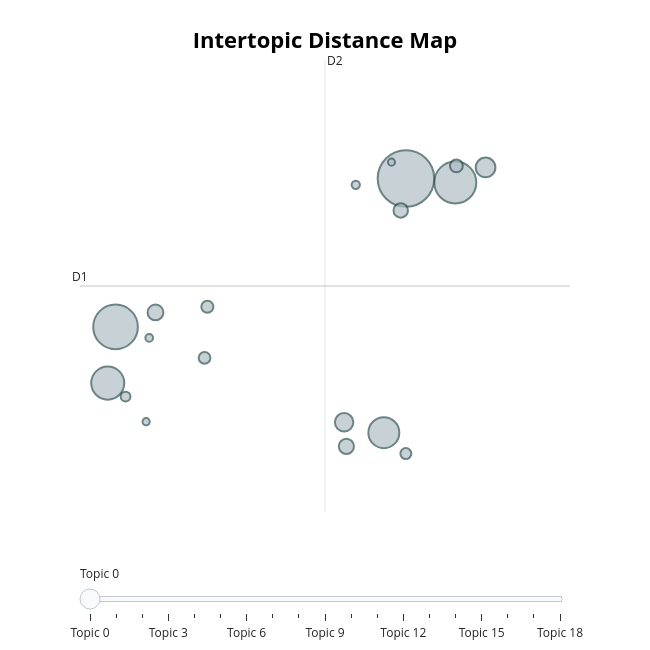

The cell this chart's notebook holds for it:
### Code cell
topic_model.visualize_topics()

### Figure 1 — Plotly figure (JSON) as saved in the notebook; plotly's stock layout.template omitted (floating-point values rounded to 4 significant figures)
{"data": [{"customdata": [[0, "جدا | ممتاز | جميل | رائع | جيد", 2814], [1, "مكان | place | جميل | park | حديقة", 1749], [2, "الله | mosque | god | المكان | الرياض", 1547], [3, "فندق | الفندق | hotel | الغرف | جدا", 961], [4, "restaurant | food | delicious | best | good", 843], [5, "مغلق | سيء | جدا | سيئة | سيئ", 340], [6, "mall | market | سوق | shopping | one", 299], [7, "family | place | good | للعائلات | للأطفال", 221], [8, "الاسعار | مبالغ | اسعار | السعر | جدا", 200], [9, "هادئ | quiet | مكان | هدوء | وجميل", 145], [10, "fish | price | السمك | market | fresh", 105], [11, "يحتاج | تحتاج | الى | اكثر | تطوير", 184], [12, "دورات | المياه | toilet | الحمامات | مياه", 120], [13, "car | parking | get | need | مواقف", 127], [14, "cinema | movie | hall | experience | sound", 84], [15, "نجوم | يستاهل | star | شي | بطل", 44], [16, "الليل | time | evening | الاضاءة | night", 45], [17, "الطائرة | طائرة | خلابه | حطام | plane", 52], [18, "معلم | بأس | يستحق | سياحي | احب", 60]], "hovertemplate": "<b>Topic %{customdata[0]}</b><br>%{customdata[1]}<br>Size: %{customdata[2]}", "legendgroup": "", "marker": {"color": "#B0BEC5", "line": {"color": "DarkSlateGrey", "width": 2}, "size": [2814, 1749, 1547, 961, 843, 340, 299, 221, 200, 145, 105, 184, 120, 127, 84, 44, 45, 52, 60], "sizemode": "area", "sizeref": 1.759, "symbol": "circle"}, "mode": "markers", "name": "", "orientation": "v", "showlegend": false, "type": "scatter", "x": [6.623, 2.643, 7.299, 2.536, 6.32, 7.714, 5.775, 3.19, 5.807, 7.314, 6.621, 6.551, 3.863, 3.901, 2.78, 6.424, 3.062, 3.104, 5.935], "xaxis": "x", "y": [9.965, 7.741, 9.906, 6.898, 6.154, 10.13, 6.31, 7.957, 5.949, 10.16, 5.841, 9.487, 7.276, 8.042, 6.697, 10.21, 6.319, 7.575, 9.87], "yaxis": "y"}], "layout": {"annotations": [{"showarrow": false, "text": "D1", "x": 2.156, "y": 8.354, "yshift": 10}, {"showarrow": false, "text": "D2", "x": 5.513, "xshift": 10, "y": 11.74}], "height": 650, "hoverlabel": {"bgcolor": "white", "font": {"family": "Rockwell", "size": 16}}, "legend": {"itemsizing": "constant", "tracegroupgap": 0}, "margin": {"t": 60}, "shapes": [{"line": {"color": "#CFD8DC", "width": 2}, "type": "line", "x0": 5.513, "x1": 5.513, "y0": 4.965, "y1": 11.74}, {"line": {"color": "#9E9E9E", "width": 2}, "type": "line", "x0": 2.156, "x1": 8.871, "y0": 8.354, "y1": 8.354}], "sliders": [{"active": 0, "pad": {"t": 50}, "steps": [{"args": [{"marker.color": [["red", "#B0BEC5", "#B0BEC5", "#B0BEC5", "#B0BEC5", "#B0BEC5", "#B0BEC5", "#B0BEC5", "#B0BEC5", "#B0BEC5", "#B0BEC5", "#B0BEC5", "#B0BEC5", "#B0BEC5", "#B0BEC5", "#B0BEC5", "#B0BEC5", "#B0BEC5", "#B0BEC5"]]}], "label": "Topic 0", "method": "update"}, {"args": [{"marker.color": [["#B0BEC5", "red", "#B0BEC5", "#B0BEC5", "#B0BEC5", "#B0BEC5", "#B0BEC5", "#B0BEC5", "#B0BEC5", "#B0BEC5", "#B0BEC5", "#B0BEC5", "#B0BEC5", "#B0BEC5", "#B0BEC5", "#B0BEC5", "#B0BEC5", "#B0BEC5", "#B0BEC5"]]}], "label": "Topic 1", "method": "update"}, {"args": [{"marker.color": [["#B0BEC5", "#B0BEC5", "red", "#B0BEC5", "#B0BEC5", "#B0BEC5", "#B0BEC5", "#B0BEC5", "#B0BEC5", "#B0BEC5", "#B0BEC5", "#B0BEC5", "#B0BEC5", "#B0BEC5", "#B0BEC5", "#B0BEC5", "#B0BEC5", "#B0BEC5", "#B0BEC5"]]}], "label": "Topic 2", "method": "update"}, {"args": [{"marker.color": [["#B0BEC5", "#B0BEC5", "#B0BEC5", "red", "#B0BEC5", "#B0BEC5", "#B0BEC5", "#B0BEC5", "#B0BEC5", "#B0BEC5", "#B0BEC5", "#B0BEC5", "#B0BEC5", "#B0BEC5", "#B0BEC5", "#B0BEC5", "#B0BEC5", "#B0BEC5", "#B0BEC5"]]}], "label": "Topic 3", "method": "update"}, {"args": [{"marker.color": [["#B0BEC5", "#B0BEC5", "#B0BEC5", "#B0BEC5", "red", "#B0BEC5", "#B0BEC5", "#B0BEC5", "#B0BEC5", "#B0BEC5", "#B0BEC5", "#B0BEC5", "#B0BEC5", "#B0BEC5", "#B0BEC5", "#B0BEC5", "#B0BEC5", "#B0BEC5", "#B0BEC5"]]}], "label": "Topic 4", "method": "update"}, {"args": [{"marker.color": [["#B0BEC5", "#B0BEC5", "#B0BEC5", "#B0BEC5", "#B0BEC5", "red", "#B0BEC5", "#B0BEC5", "#B0BEC5", "#B0BEC5", "#B0BEC5", "#B0BEC5", "#B0BEC5", "#B0BEC5", "#B0BEC5", "#B0BEC5", "#B0BEC5", "#B0BEC5", "#B0BEC5"]]}], "label": "Topic 5", "method": "update"}, {"args": [{"marker.color": [["#B0BEC5", "#B0BEC5", "#B0BEC5", "#B0BEC5", "#B0BEC5", "#B0BEC5", "red", "#B0BEC5", "#B0BEC5", "#B0BEC5", "#B0BEC5", "#B0BEC5", "#B0BEC5", "#B0BEC5", "#B0BEC5", "#B0BEC5", "#B0BEC5", "#B0BEC5", "#B0BEC5"]]}], "label": "Topic 6", "method": "update"}, {"args": [{"marker.color": [["#B0BEC5", "#B0BEC5", "#B0BEC5", "#B0BEC5", "#B0BEC5", "#B0BEC5", "#B0BEC5", "red", "#B0BEC5", "#B0BEC5", "#B0BEC5", "#B0BEC5", "#B0BEC5", "#B0BEC5", "#B0BEC5", "#B0BEC5", "#B0BEC5", "#B0BEC5", "#B0BEC5"]]}], "label": "Topic 7", "method": "update"}, {"args": [{"marker.color": [["#B0BEC5", "#B0BEC5", "#B0BEC5", "#B0BEC5", "#B0BEC5", "#B0BEC5", "#B0BEC5", "#B0BEC5", "red", "#B0BEC5", "#B0BEC5", "#B0BEC5", "#B0BEC5", "#B0BEC5", "#B0BEC5", "#B0BEC5", "#B0BEC5", "#B0BEC5", "#B0BEC5"]]}], "label": "Topic 8", "method": "update"}, {"args": [{"marker.color": [["#B0BEC5", "#B0BEC5", "#B0BEC5", "#B0BEC5", "#B0BEC5", "#B0BEC5", "#B0BEC5", "#B0BEC5", "#B0BEC5", "red", "#B0BEC5", "#B0BEC5", "#B0BEC5", "#B0BEC5", "#B0BEC5", "#B0BEC5", "#B0BEC5", "#B0BEC5", "#B0BEC5"]]}], "label": "Topic 9", "method": "update"}, {"args": [{"marker.color": [["#B0BEC5", "#B0BEC5", "#B0BEC5", "#B0BEC5", "#B0BEC5", "#B0BEC5", "#B0BEC5", "#B0BEC5", "#B0BEC5", "#B0BEC5", "red", "#B0BEC5", "#B0BEC5", "#B0BEC5", "#B0BEC5", "#B0BEC5", "#B0BEC5", "#B0BEC5", "#B0BEC5"]]}], "label": "Topic 10", "method": "update"}, {"args": [{"marker.color": [["#B0BEC5", "#B0BEC5", "#B0BEC5", "#B0BEC5", "#B0BEC5", "#B0BEC5", "#B0BEC5", "#B0BEC5", "#B0BEC5", "#B0BEC5", "#B0BEC5", "red", "#B0BEC5", "#B0BEC5", "#B0BEC5", "#B0BEC5", "#B0BEC5", "#B0BEC5", "#B0BEC5"]]}], "label": "Topic 11", "method": "update"}, {"args": [{"marker.color": [["#B0BEC5", "#B0BEC5", "#B0BEC5", "#B0BEC5", "#B0BEC5", "#B0BEC5", "#B0BEC5", "#B0BEC5", "#B0BEC5", "#B0BEC5", "#B0BEC5", "#B0BEC5", "red", "#B0BEC5", "#B0BEC5", "#B0BEC5", "#B0BEC5", "#B0BEC5", "#B0BEC5"]]}], "label": "Topic 12", "method": "update"}, {"args": [{"marker.color": [["#B0BEC5", "#B0BEC5", "#B0BEC5", "#B0BEC5", "#B0BEC5", "#B0BEC5", "#B0BEC5", "#B0BEC5", "#B0BEC5", "#B0BEC5", "#B0BEC5", "#B0BEC5", "#B0BEC5", "red", "#B0BEC5", "#B0BEC5", "#B0BEC5", "#B0BEC5", "#B0BEC5"]]}], "label": "Topic 13", "method": "update"}, {"args": [{"marker.color": [["#B0BEC5", "#B0BEC5", "#B0BEC5", "#B0BEC5", "#B0BEC5", "#B0BEC5", "#B0BEC5", "#B0BEC5", "#B0BEC5", "#B0BEC5", "#B0BEC5", "#B0BEC5", "#B0BEC5", "#B0BEC5", "red", "#B0BEC5", "#B0BEC5", "#B0BEC5", "#B0BEC5"]]}], "label": "Topic 14", "method": "update"}, {"args": [{"marker.color": [["#B0BEC5", "#B0BEC5", "#B0BEC5", "#B0BEC5", "#B0BEC5", "#B0BEC5", "#B0BEC5", "#B0BEC5", "#B0BEC5", "#B0BEC5", "#B0BEC5", "#B0BEC5", "#B0BEC5", "#B0BEC5", "#B0BEC5", "red", "#B0BEC5", "#B0BEC5", "#B0BEC5"]]}], "label": "Topic 15", "method": "update"}, {"args": [{"marker.color": [["#B0BEC5", "#B0BEC5", "#B0BEC5", "#B0BEC5", "#B0BEC5", "#B0BEC5", "#B0BEC5", "#B0BEC5", "#B0BEC5", "#B0BEC5", "#B0BEC5", "#B0BEC5", "#B0BEC5", "#B0BEC5", "#B0BEC5", "#B0BEC5", "red", "#B0BEC5", "#B0BEC5"]]}], "label": "Topic 16", "method": "update"}, {"args": [{"marker.color": [["#B0BEC5", "#B0BEC5", "#B0BEC5", "#B0BEC5", "#B0BEC5", "#B0BEC5", "#B0BEC5", "#B0BEC5", "#B0BEC5", "#B0BEC5", "#B0BEC5", "#B0BEC5", "#B0BEC5", "#B0BEC5", "#B0BEC5", "#B0BEC5", "#B0BEC5", "red", "#B0BEC5"]]}], "label": "Topic 17", "method": "update"}, {"args": [{"marker.color": [["#B0BEC5", "#B0BEC5", "#B0BEC5", "#B0BEC5", "#B0BEC5", "#B0BEC5", "#B0BEC5", "#B0BEC5", "#B0BEC5", "#B0BEC5", "#B0BEC5", "#B0BEC5", "#B0BEC5", "#B0BEC5", "#B0BEC5", "#B0BEC5", "#B0BEC5", "#B0BEC5", "red"]]}], "label": "Topic 18", "method": "update"}]}], "title": {"font": {"color": "Black", "size": 22}, "text": "<b>Intertopic Distance Map</b>", "x": 0.5, "xanchor": "center", "y": 0.95, "yanchor": "top"}, "width": 650, "xaxis": {"anchor": "y", "domain": [0, 1], "range": [2.156, 8.871], "title": {"text": ""}, "visible": false}, "yaxis": {"anchor": "x", "domain": [0, 1], "range": [4.965, 11.74], "title": {"text": ""}, "visible": false}}}
